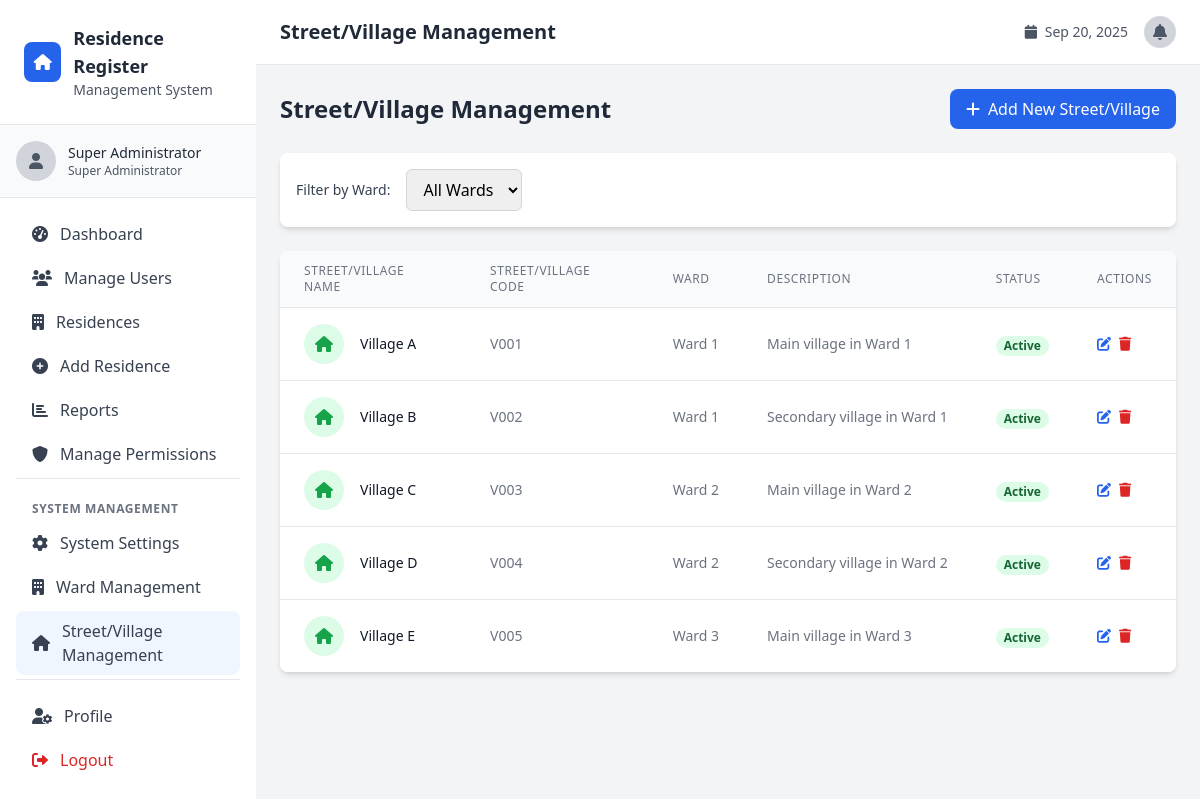
The page /village_management.php (signed in) on the database its author committed.
### tables this page shows
CREATE TABLE villages (
    id INT AUTO_INCREMENT PRIMARY KEY,
    village_name VARCHAR(255) NOT NULL,
    village_code VARCHAR(20) UNIQUE NOT NULL,
    ward_id INT NOT NULL,
    description TEXT,
    is_active BOOLEAN DEFAULT TRUE,
    created_by INT NULL,
    created_at TIMESTAMP DEFAULT CURRENT_TIMESTAMP,
    updated_at TIMESTAMP DEFAULT CURRENT_TIMESTAMP ON UPDATE CURRENT_TIMESTAMP,
    FOREIGN KEY (ward_id) REFERENCES wards(id)
);

CREATE TABLE wards (
    id INT AUTO_INCREMENT PRIMARY KEY,
    ward_name VARCHAR(255) NOT NULL,
    ward_code VARCHAR(20) UNIQUE NOT NULL,
    description TEXT,
    is_active BOOLEAN DEFAULT TRUE,
    created_by INT NULL,
    created_at TIMESTAMP DEFAULT CURRENT_TIMESTAMP,
    updated_at TIMESTAMP DEFAULT CURRENT_TIMESTAMP ON UPDATE CURRENT_TIMESTAMP
);

### includes/functions.php (called while the page is built, shortened)
<?php
function getAllVillages() {
    global $pdo;
    try {
        $stmt = $pdo->query("SELECT v.*, w.ward_name, u.full_name as created_by_name FROM villages v
                            LEFT JOIN wards w ON v.ward_id = w.id
                            LEFT JOIN users u ON v.created_by = u.id
                            ORDER BY w.ward_name, v.village_name");
        return $stmt->fetchAll();
    } catch (PDOException $e) {
        return [];
    }
}
?>

### village_management.php (the view, shortened to what this page needs)
<?php
require_once 'config/database.php';
require_once 'includes/functions.php';
$selected_ward_id = isset($_GET['ward_id']) ? (int)$_GET['ward_id'] : 0;
if ($selected_ward_id) {
    $villages = getVillagesByWard($selected_ward_id);
    foreach ($villages as &$village) {
        $ward = getWardById($village['ward_id']);
        $village['ward_name'] = $ward ? $ward['ward_name'] : 'Unknown';
    }
} else {
    $villages = getAllVillages();
}
include 'includes/header.php';
?>
<div class="space-y-6">
    <div class="flex justify-between items-center">
        <h1 class="text-2xl font-bold text-gray-800">Street/Village Management</h1>
        <button onclick="openCreateModal()" class="bg-blue-600 text-white px-4 py-2 rounded-lg hover:bg-blue-700 transition duration-200">
            <i class="fas fa-plus mr-2"></i>Add New Street/Village
        </button>
    </div>
    <div class="bg-white rounded-lg shadow-md p-4">
        <div class="flex items-center space-x-4">
            <label for="ward_filter" class="text-sm font-medium text-gray-700">Filter by Ward:</label>
            <select id="ward_filter" onchange="filterByWard()" class="px-3 py-2 border border-gray-300 rounded-md focus:outline-none focus:ring-2 focus:ring-blue-500">
                <option value="">All Wards</option>
            </select>
        </div>
    </div>
    <div class="bg-white rounded-lg shadow-md overflow-hidden">
        <div class="overflow-x-auto">
            <table class="min-w-full divide-y divide-gray-200">
                <thead class="bg-gray-50">
                    <tr>
                        <th class="px-6 py-3 text-left text-xs font-medium text-gray-500 uppercase tracking-wider">Street/Village Name</th>
                        <th class="px-6 py-3 text-left text-xs font-medium text-gray-500 uppercase tracking-wider">Street/Village Code</th>
                        <th class="px-6 py-3 text-left text-xs font-medium text-gray-500 uppercase tracking-wider">Ward</th>
                        <th class="px-6 py-3 text-left text-xs font-medium text-gray-500 uppercase tracking-wider">Description</th>
                        <th class="px-6 py-3 text-left text-xs font-medium text-gray-500 uppercase tracking-wider">Status</th>
                        <th class="px-6 py-3 text-left text-xs font-medium text-gray-500 uppercase tracking-wider">Actions</th>
                    </tr>
                </thead>
                <tbody class="bg-white divide-y divide-gray-200">
                    <?php foreach ($villages as $village): ?>
                    <tr class="hover:bg-gray-50">
                        <td class="px-6 py-4 whitespace-nowrap">
                            <div class="flex items-center">
                                <div class="w-10 h-10 bg-green-100 rounded-full flex items-center justify-center">
                                    <i class="fas fa-home text-green-600"></i>
                                </div>
                                <div class="ml-4">
                                    <div class="text-sm font-medium text-gray-900">
                                        <?php echo htmlspecialchars($village['village_name']); ?>
                                    </div>
                                </div>
                            </div>
                        </td>
                        <td class="px-6 py-4 whitespace-nowrap text-sm text-gray-500">
                            <?php echo htmlspecialchars($village['village_code']); ?>
                        </td>
                        <td class="px-6 py-4 whitespace-nowrap text-sm text-gray-500">
                            <?php echo htmlspecialchars($village['ward_name'] ?? 'Unknown'); ?>
                        </td>
                        <td class="px-6 py-4 text-sm text-gray-500">
                            <div class="max-w-xs truncate">
                                <?php echo htmlspecialchars($village['description'] ?: 'No description'); ?>
                            </div>
                        </td>
                        <td class="px-6 py-4 whitespace-nowrap">
                            <span class="px-2 inline-flex text-xs leading-5 font-semibold rounded-full
                                <?php echo $village['is_active'] ? 'bg-green-100 text-green-800' : 'bg-red-100 text-red-800'; ?>">
                                <?php echo $village['is_active'] ? 'Active' : 'Inactive'; ?>
                            </span>
                        </td>
                        <td class="px-6 py-4 whitespace-nowrap text-sm font-medium">
                            <div class="flex space-x-2">
                                <button onclick="openEditModal(<?php echo htmlspecialchars(json_encode($village)); ?>)"
                                        class="text-blue-600 hover:text-blue-900">
                                    <i class="fas fa-edit"></i>
                                </button>
                                <a href="?delete=<?php echo $village['id']; ?>"
                                   class="text-red-600 hover:text-red-900"
                                   onclick="return confirmDelete('Are you sure you want to delete this village?')"
                                   title="Delete Village">
                                    <i class="fas fa-trash"></i>
                                </a>
                            </div>
                        </td>
                    </tr>
                    <?php endforeach; ?>
                </tbody>
            </table>
        </div>
    </div>
</div>
<?php include 'includes/footer.php'; ?>

### rows shown on the page
villages: village_name "Village A", village_code "V001", ward.ward_name "Ward 1", description "Main village in Ward 1", is_active "Active"
villages: village_name "Village B", village_code "V002", ward.ward_name "Ward 1", description "Secondary village in Ward 1", is_active "Active"
villages: village_name "Village C", village_code "V003", ward.ward_name "Ward 2", description "Main village in Ward 2", is_active "Active"
villages: village_name "Village D", village_code "V004", ward.ward_name "Ward 2", description "Secondary village in Ward 2", is_active "Active"
villages: village_name "Village E", village_code "V005", ward.ward_name "Ward 3", description "Main village in Ward 3", is_active "Active"

### other values the page prints
$_SESSION['user_name'] "Super Administrator"
getRoleDisplayName($_SESSION['user_role']) "Super Administrator"
$page_title "Street/Village Management"
